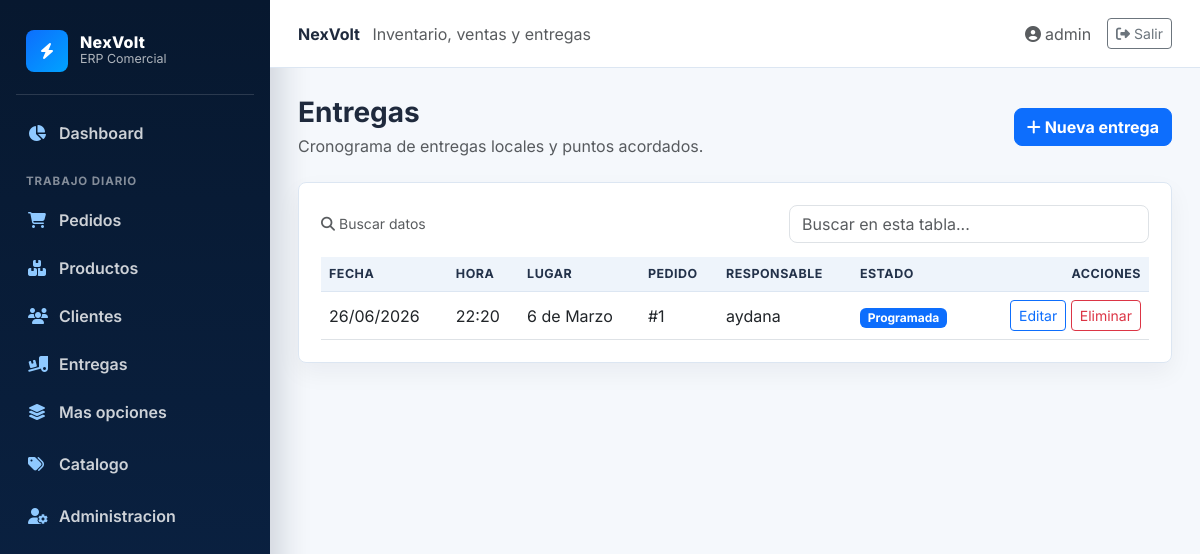
Page /entregas/ (signed in) on the committed database.
### blueprintapp/usuarios/models.py (models this page shows, shortened)
class User(db.Model, UserMixin):
    __tablename__ = "usuarios"
    id = db.Column(db.Integer, primary_key=True)
    username = db.Column(db.String(80), unique=True, nullable=False)
    password_hash = db.Column(db.String(128), nullable=False)
    rol_id = db.Column(db.Integer, db.ForeignKey("roles.id"))
    rol = db.relationship("Role", backref="usuarios")

### blueprintapp/entregas/models.py (models this page shows, shortened)
class Entrega(db.Model):
    __tablename__ = "entregas"
    id = db.Column(db.Integer, primary_key=True)
    pedido_id = db.Column(db.Integer, db.ForeignKey("pedidos.id"), nullable=False)
    fecha_entrega = db.Column(db.Date, nullable=False)
    hora = db.Column(db.Time, nullable=False)
    lugar = db.Column(db.String(120), nullable=False)
    responsable = db.Column(db.String(120))
    estado = db.Column(db.String(40), nullable=False, default="Programada")
    observaciones = db.Column(db.Text)

### blueprintapp/entregas/routes.py (the view)
@bp_entrega.route("/")
@login_required
def index():
    entregas = Entrega.query.order_by(Entrega.fecha_entrega, Entrega.hora).all()
    return render_template("entrega/index.html", entregas=entregas)

### blueprintapp/entregas/templates/entrega/index.html
{% extends 'base.html' %}
{% block content %}
<div class="d-flex justify-content-between align-items-center mb-4">
    <div>
        <h1 class="h3 fw-bold mb-1">Entregas</h1>
        <p class="text-muted mb-0">Cronograma de entregas locales y puntos acordados.</p>
    </div>
    <a href="{{ url_for('bp_entrega.create') }}" class="btn btn-primary">
        <i class="fas fa-plus me-1"></i>Nueva entrega
    </a>
</div>
<div class="page-card">
    <div class="table-responsive">
        <table class="table table-hover align-middle mb-0">
            <thead>
                <tr>
                    <th>Fecha</th>
                    <th>Hora</th>
                    <th>Lugar</th>
                    <th>Pedido</th>
                    <th>Responsable</th>
                    <th>Estado</th>
                    <th class="text-end">Acciones</th>
                </tr>
            </thead>
            <tbody>
                {% for item in entregas %}
                <tr>
                    <td>{{ item.fecha_entrega.strftime('%d/%m/%Y') }}</td>
                    <td>{{ item.hora.strftime('%H:%M') }}</td>
                    <td>{{ item.lugar }}</td>
                    <td>#{{ item.pedido_id }}</td>
                    <td>{{ item.responsable or '---' }}</td>
                    <td><span class="badge text-bg-primary">{{ item.estado }}</span></td>
                    <td class="text-end">
                        <a href="{{ url_for('bp_entrega.edit', id=item.id) }}" class="btn btn-sm btn-outline-primary">Editar</a>
                        <form action="{{ url_for('bp_entrega.delete', id=item.id) }}" method="POST" class="d-inline" onsubmit="return confirm('Seguro que deseas eliminar esta entrega?');">
                            <button type="submit" class="btn btn-sm btn-outline-danger">Eliminar</button>
                        </form>
                    </td>
                </tr>
                {% else %}
                <tr><td colspan="7" class="text-center text-muted py-4">No hay entregas programadas.</td></tr>
                {% endfor %}
            </tbody>
        </table>
    </div>
</div>
{% endblock %}

### blueprintapp/templates/base.html (shortened to what this page needs)
<!DOCTYPE html>
<html lang="es">
<head>
    <link href="https://cdn.jsdelivr.net/npm/bootstrap@5.3.0/dist/css/bootstrap.min.css" rel="stylesheet">
    <link href="https://cdnjs.cloudflare.com/ajax/libs/font-awesome/6.4.0/css/all.min.css" rel="stylesheet">
</head>
<body>
    {% if current_user.is_authenticated %}
    <div class="erp-shell">
        {% include "components/navbar.html" %}
        <section class="erp-main">
            <header class="topbar">
                <div>
                    <strong>NexVolt</strong>
                    <span class="text-muted ms-2">Inventario, ventas y entregas</span>
                </div>
                <div class="d-flex align-items-center gap-3">
                    <a class="text-decoration-none text-muted" href="{{ url_for('bp_perfil.ver_perfil') }}">
                        <i class="fas fa-user-circle me-1"></i>{{ current_user.username }}
                    </a>
                    <a class="btn btn-sm btn-outline-secondary" href="{{ url_for('auth.logout') }}">
                        <i class="fas fa-right-from-bracket me-1"></i>Salir
                    </a>
                </div>
            </header>
            <main class="content-wrap">
    {% else %}
    {% include "components/messages.html" %}
    <main class="container py-5">
    {% endif %}
        {% block content %}{% endblock %}
    </main>
    {% if current_user.is_authenticated %}
        </section>
    </div>
    {% endif %}
</body>
</html>

### blueprintapp/templates/base.html (style rules this page uses)
:root { --navy: #07182f; --navy-2: #0b2447; --electric: #0d6efd; --electric-2: #00a3ff; --page: #f5f8fc; --line: #dce6f2; --text: #1f2a3d; }
body { min-height: 100vh; margin: 0; background: var(--page); color: var(--text); font-family: "Inter", sans-serif; }
.erp-shell { min-height: 100vh; display: flex; }
.erp-main { flex: 1; min-width: 0; display: flex; flex-direction: column; }
.topbar { height: 68px; background: #fff; border-bottom: 1px solid var(--line); display: flex; align-items: center; justify-content: space-between; padding: 0 28px; position: sticky; top: 0; z-index: 10; }
.content-wrap { padding: 28px; }
.page-card { background: #fff; border: 1px solid var(--line); border-radius: 8px; box-shadow: 0 10px 25px rgba(7, 24, 47, .05); padding: 22px; animation: riseIn .22s ease both; }
.btn-primary { background: var(--electric); border-color: var(--electric); border-radius: 8px; font-weight: 700; }
.table { vertical-align: middle; }
.table tbody tr { transition: background .12s ease; }
.table thead th { background: #eef4fb; color: #23324a; font-size: .78rem; text-transform: uppercase; letter-spacing: .04em; border-bottom: 1px solid var(--line); }

### rows in the picture
User: username "admin"
Entrega: fecha_entrega "26/06/2026", hora "22:20", lugar "6 de Marzo", pedido_id "1", responsable "aydana", estado "Programada"
